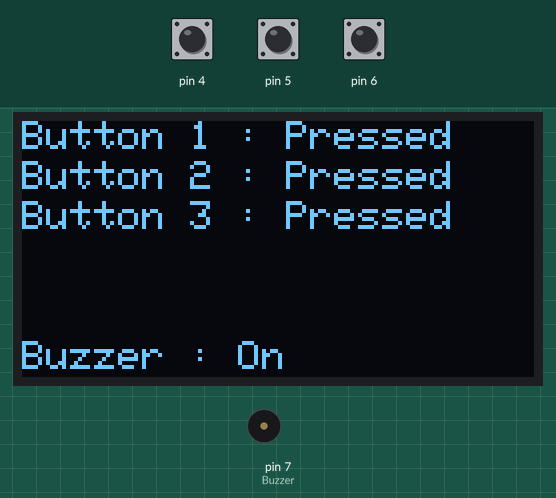
A sketch run on a simulated Arduino Uno, built with avr-gcc and run on an emulated ATmega328P. Parts: 128×64 one-colour display, buzzer (waves = sounding, pin HIGH). Inputs (shaded band) come from the test bench; at power-on: pin 4 HIGH, pin 5 HIGH, pin 6 HIGH.

Above: at 2.2 s.
2.3 s: pin 4 pulled LOW for 0.15 s
At 2.46 s:
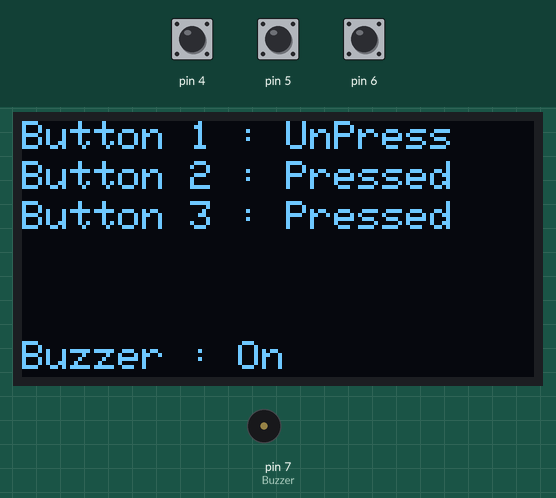
4.0 s: pin 5 pulled LOW for 0.15 s
At 4.19 s:
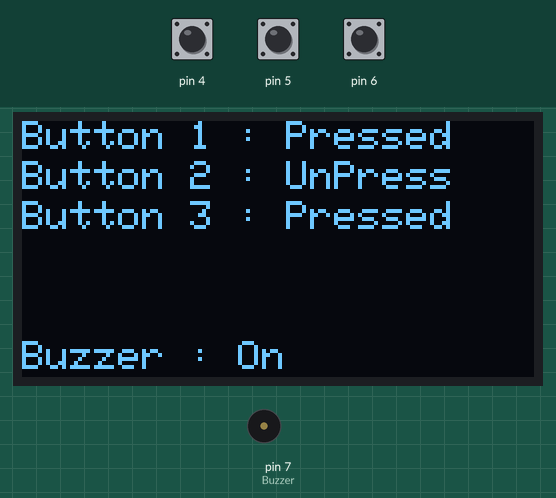
5.7 s: pin 6 pulled LOW for 0.15 s
At 5.93 s:
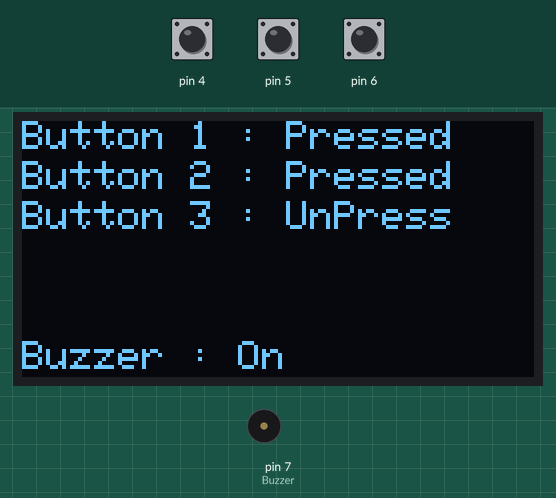
7.4 s: pin 6 pulled LOW for 3.2 s
12.1 s: pin 4 pulled LOW for 3.2 s
At 12.9 s:
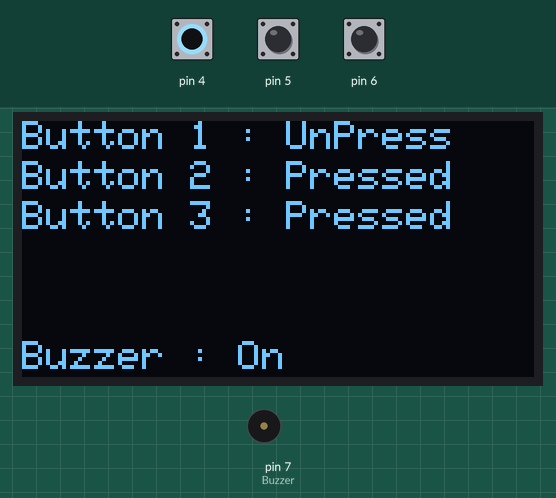
16.8 s: pin 4 driven LOW and pin 5 driven LOW and pin 6 driven LOW
At 17.7 s:
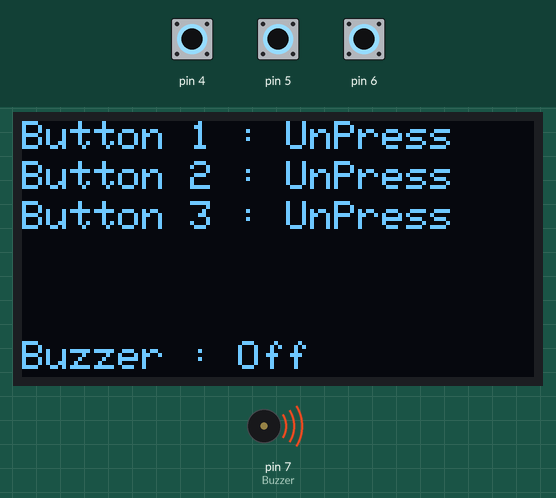
Timing chart, 0 to 19.4 s (numbered marks = the images above; inputs shaded):
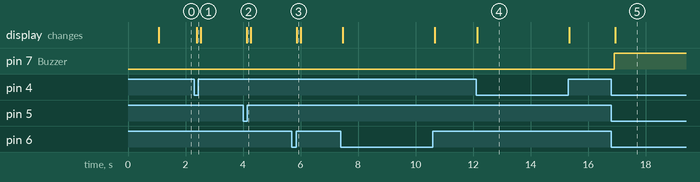

Measured:
- after the input at 2.3 s, the display: changes after 0.10 s (image 1)
- after the input at 4.0 s, the display: changes after 0.13 s (image 2)
- after the input at 5.7 s, the display: changes after 0.17 s (image 3)
- after the input at 12.1 s, the display: changes at once (image 4)
- after the input at 16.8 s, pin 7 (Buzzer): LOW → HIGH after 0.11 s; the display: changes after 0.14 s (image 5)

The sketch:

Test_OLED_Buzzer_and_Buttons.ino
```cpp
#include <SPI.h>
#include <Wire.h>
#include <Adafruit_GFX.h>
#include <Adafruit_SH1106.h>

#define SCREEN_WIDTH 128 //định nghĩa chiều rộng của màn hình OLED.
#define SCREEN_HEIGHT 64 //định nghĩa chiều cao của màn hình OLED.

#define OLED_RESET     -1  // định nghĩa chân reset của màn hình OLED.
Adafruit_SH1106 display(OLED_RESET);//khởi tạo đối tượng display cho màn hình OLED với các thông số chiều rộng, chiều cao, thiết bị I2C và chân reset.

byte btn_Menu_Select, btn_Up, btn_Down; //khai báo các biến để lưu trữ trạng thái của các nút bấm.

byte Buzzer = 7; // định nghĩa chân cho còi báo

bool Button_1;   //khai báo các biến để lưu trữ trạng thái của các nút bấm.
bool Button_2;
bool Button_3;

void setup() {
  Serial.begin(9600); //khởi tạo cổng giao tiếp Serial với tốc độ baud 9600.

  pinMode(4, INPUT_PULLUP);
  pinMode(5, INPUT_PULLUP);
  pinMode(6, INPUT_PULLUP);

  pinMode(Buzzer, OUTPUT);

  display.begin(SH1106_SWITCHCAPVCC, 0x3C);

  delay(1000);
}

void loop() {
  read_button();  //Gọi đến hàm read_button() để đọc trạng thái các nút bấm
  display.clearDisplay(); //Xóa nội dung trên màn hình OLED.
  display.setTextSize(1); //Thiết lập kích thước chữ trên màn hình OLED là 1.
  display.setTextColor(WHITE);  //Thiết lập màu chữ trên màn hình OLED là trắng.
  display.setCursor(0,0); // Thiết lập vị trí con trỏ đến vị trí (0,0) trên màn hình OLED.
  display.print("Button 1 : ");// In ra chuỗi "Button 1 : " trên màn hình OLED.
  Button_1 = btn_Menu_Select; //Gán giá trị của biến btn_Menu_Select vào biến Button_1.
  if (Button_1 == HIGH) {  // Kiểm tra xem Button_1 có được nhấn hay không.
    display.print("Pressed"); // In ra chuỗi "Pressed" trên màn hình OLED nếu Button_1 được nhấn.
    Button_Sound(0);  //Gọi đến hàm Button_Sound() để phát ra âm thanh khi Button_1 được nhấn.
  } else {
    display.print("UnPress"); //In ra chuỗi "UnPress" trên màn hình OLED nếu Button_1 không được nhấn.
  }
  display.setCursor(0,10);
  display.print("Button 2 : ");
  Button_2 = btn_Up;
  if (Button_2 == HIGH) {
    display.print("Pressed");
    Button_Sound(0);
  } else {
    display.print("UnPress");
  }

  display.setCursor(0,20);
  display.print("Button 3 : ");
  Button_3 = btn_Down;
  if (Button_3 == HIGH) {
    display.print("Pressed");
    Button_Sound(0);
  } else {
    display.print("UnPress");
  }
  if (Button_1 == LOW && Button_2 == LOW && Button_3 == LOW) { //Kiểm tra xem các nút bấm có đều không được nhấn hay không.
    Button_Sound(1);  //Gọi đến hàm Button_Sound() để tắt âm thanh nếu các nút bấm không được nhấn.
  }
  display.setCursor(0,55); //Thiết lập vị trí con trỏ đến vị trí (0,55) trên màn hình OLED.
  display.print("Buzzer : ");
  int Buzzer_Stat = digitalRead(Buzzer);  // Đọc trạng thái của chân kết nối với loa phát ra âm thanh và gán giá trị vào biến Buzzer_Stat.
  if (Buzzer_Stat == 0) { //Kiểm tra xem loa phát ra âm thanh có đang hoạt động hay không.
    display.print("On");  //In ra chuỗi "On" trên màn hình OLED nếu Buzzer hoạt động.
  } else {
    display.print("Off"); //In ra chuỗi "Off" trên màn hình OLED nếu Buzzer không hoạt động.
  }
  display.display();
  delay(100);
}
void read_button() {  //đọc trạng thái của ba nút bấm Menu Select, Up, Down bằng cách sử dụng hàm digitalRead() và lưu kết quả vào ba biến btn_Menu_Select, btn_Up, và btn_Down.
  btn_Menu_Select = digitalRead(4);
  btn_Up = digitalRead(5);
  btn_Down = digitalRead(6);
}
void Button_Sound(byte snd) { //điều khiển đầu ra âm thanh của buzzer bằng cách sử dụng hàm digitalWrite(). Tham số snd cho biết trạng thái của buzzer: 1 để bật và 0 để tắt.
  digitalWrite(Buzzer, snd);
}
```
